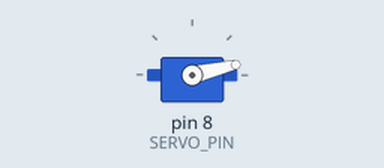
Bench run of a sketch on a simulated Arduino Uno, built with avr-gcc and run on an emulated ATmega328P. On the bench: servo.

Above: at 0.05 s.
At 1.25 s:
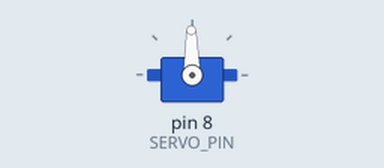
At 2.45 s:
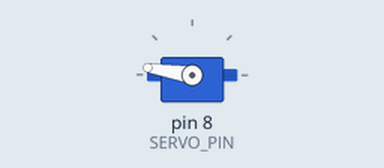
At 4.9 s:
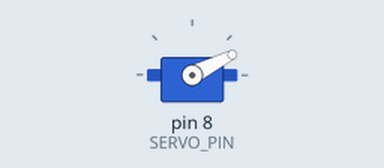
Timing chart, 0 to 6.7 s (numbered marks = the images above):
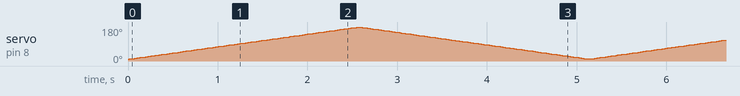

The sketch:

Servo_Motor.ino
```cpp
#include <Servo.h>

#define SERVO_PIN 8

Servo servo;

int angle = 10;

void setup() {
  servo.attach(SERVO_PIN); // Attach servo to pin 8
  servo.write(angle); // Move servo to specified angle
}

void loop() {
  // scan from 0 to 180 degrees
  for(angle = 10; angle < 180; angle++) {
    servo.write(angle);
    delay(15);
  }
  // now scan back from 180 to 0 degrees
  for(angle = 180; angle > 10; angle--) {
    servo.write(angle);
    delay(15);
  }
}
```
